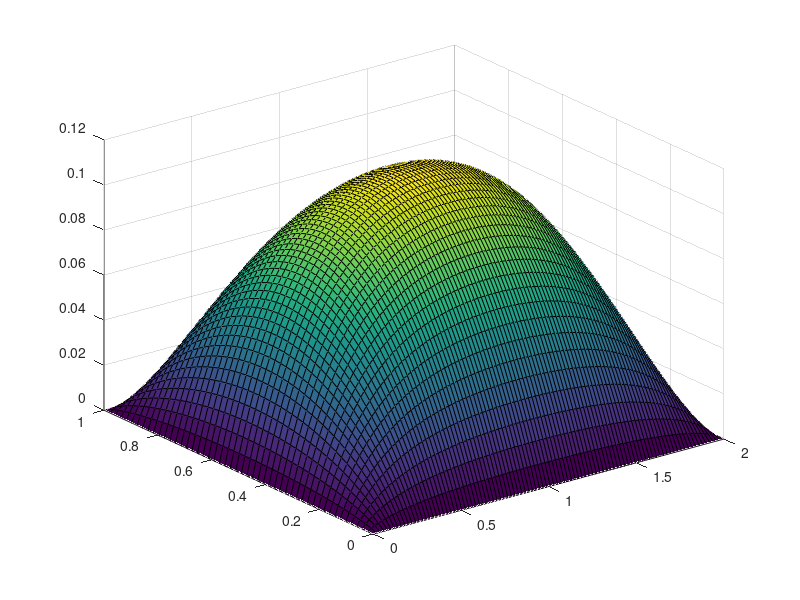

Reproduce this figure in MATLAB.
clear;clc;close;
tic
f=@(x,y) 1;
a=0;b=2;c=0;d=1;

x=linspace(a,b,100); 
y=linspace(c,d,50);
[X,Y]=meshgrid(x,y);

n=numel(x); m=numel(y); 
hx=x(2)-x(1);hy=y(2)-y(1);

stencil = @(i) [i i-m i+m i-1 i+1];
boundary = @(i) X(i)==a || X(i)==b || Y(i)==c || Y(i)==d;
coef=[2/hx^2+2/hy^2 -1/hx^2 -1/hx^2 -1/hy^2 -1/hy^2];

N=numel(X); nz=5*(n-2)*(m-2)+2*n+2*m-4;
ir=zeros(1,nz); ic=ir; v=ir;  
b=zeros(N,1); pos=1;
for i=1:N
    if(~boundary(i))
        next=pos:pos+4;
        ir(next) = i;
        ic(next) = stencil(i);
        v(next) = coef;
        b(i)=f(X(i),Y(i));
        pos=pos+5;
    else
        ir(pos) = i;
        ic(pos) = i;
        v(pos) = 1;
        pos = pos+1;
    end
end
toc
tic
A=sparse(ir,ic,v,N,N,nz);
U=A\b;
toc
if N<10000
    surf(X,Y,reshape(U,size(X)));
end
N


